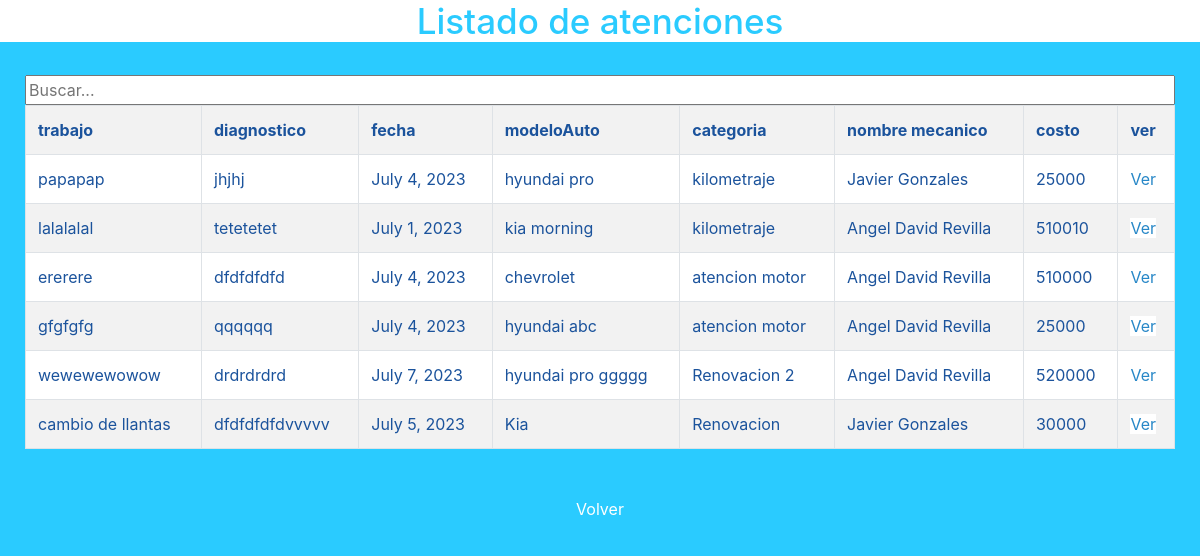
The page /tallerRayo/listado_atenciones_usuario on the database its author committed.
### tallerRayo/models.py (models this page shows, shortened)
class Atencion(models.Model):
     trabajo = models.CharField(primary_key=True, max_length=255)
     diagnostico = models.CharField(max_length=50)
     fecha = models.DateField(max_length=50)
     modeloAuto = models.CharField(max_length=50)
     imagenAuto = models.CharField(max_length=10)
     categoria = models.CharField(max_length=50, blank=True)
     materiales = models.CharField(max_length=500, blank=True)
     nombreMecanico = models.CharField(max_length=45)
     cliente = models.ForeignKey(formularioContacto, on_delete=models.CASCADE)
     rutCliente = models.CharField(max_length=45)
     costo = models.CharField(max_length=40)
     garantia = models.CharField(max_length=30)
     verify = models.CharField(max_length=1, blank=True)

### tallerRayo/views.py (the view)
# urls.py: path('listado_atenciones_usuario', views.listado_atenciones_usuario, name='listado_atenciones_usuario'),
def listado_atenciones_usuario(request):
    atenciones = Atencion.objects.all().order_by('-categoria')
    context = {
        'atenciones': atenciones
    }
    return render(request, 'listado_atenciones_usuario.html', context)

### tallerRayo/templates/listado_atenciones_usuario.html (shortened to what this page needs)
{% load static %}
<!DOCTYPE html>
<html>
  <head content="width=device-width, initial-scale=1.0">
   <link rel="stylesheet" href="https://stackpath.bootstrapcdn.com/bootstrap/4.1.3/css/bootstrap.min.css"
>
    <link rel="stylesheet" href="{% static 'css/css.css' %}">
  </head>
  <body class="bow">
     <div class="cajaTexto">
      <h2><header>Listado de atenciones</header></h2>
     </div>
     <div class="lario3">
        <input type="text" id="busquedaInput" placeholder="Buscar...">
      <table class="table table-bordered table-striped" id="tabla1" style="background-color: white; color: #1b539c;">
        {% if atenciones%}
          <th>trabajo</th>
          <th>diagnostico</th>
          <th>fecha</th>
          <th>modeloAuto</th>
          <th>categoria</th>
          <th>nombre mecanico</th>
          <th>costo</th>
          <th>ver</th>
          {% for x in atenciones%}
            {% if x.verify == '1' %}
            <tr>
              <td>{{ x.trabajo}}</td>
              <td>{{ x.diagnostico}}</td>
              <td>{{ x.fecha}}</td>
              <td>{{ x.modeloAuto}}</td>
              <td>{{ x.categoria}}</td>
              <td>
                {% if x.nombreMecanico == "Juan" %}
                  Angel David Revilla
                {% elif x.nombreMecanico == "María" %}
                  Javier Gonzales
                {% elif x.nombreMecanico == "Pedro" %}
                  Gonzalo Peñaloza
                {% else %}
                  {{ x.nombreMecanico }}
                {% endif %}
              </td>
              <td>{{ x.costo}}</td>
              <td><a class="btn-xs btn-primary" style="padding: 0 !important;" href="{% url 'detalle_trabajo1_mecanica_makween_23' id=x.trabajo %}">Ver</a></td>
            </tr>
            {% endif %}
          {% endfor%}
        {% else %}
        <tr>
          <td>No existen atenciones</td>
        </tr>
        {%endif%}
      </table>
     </div>
      <div class="buttons">
        <center><div class="nav-item">
            <a href="{% url 'cuenta_angel_d_revilla' %}" style="color: white;" type="button" class="login-button btn btn-xs btn-default" title="Log in">
             Volver </a></center>
      </div>
  </body>
</html>

### tallerRayo/static/css/css.css (style rules this page uses)
header { color: #2ACBFF; text-align: center; font-size: 35px; }
.bow { background-color:#2ACBFF; }
.cajaTexto * { background-color: white !important; }
a { color: #2ACBFF; }
.lario3 { display: flex; justify-content: center; padding: 25px; margin:auto; background-color:#2ACBFF; color: white; list-style: none; flex-direction: column; }
.lario3 a { background-color: white; color:#2787c7; width: 70vw; background-clip: padding-box; max-width: 70vw; padding: 20px; }

### rows shown on the page
Atencion: trabajo "papapap", diagnostico "jhjhj", fecha "July 4, 2023", modeloAuto "hyundai pro", categoria "kilometraje", nombreMecanico "Javier Gonzales", costo "25000"
Atencion: trabajo "lalalalal", diagnostico "tetetetet", fecha "July 1, 2023", modeloAuto "kia morning", categoria "kilometraje", nombreMecanico "Angel David Revilla", costo "510010"
Atencion: trabajo "ererere", diagnostico "dfdfdfdfd", fecha "July 4, 2023", modeloAuto "chevrolet", categoria "atencion motor", nombreMecanico "Angel David Revilla", costo "510000"
Atencion: trabajo "gfgfgfg", diagnostico "qqqqqq", fecha "July 4, 2023", modeloAuto "hyundai abc", categoria "atencion motor", nombreMecanico "Angel David Revilla", costo "25000"
Atencion: trabajo "wewewewowow", diagnostico "drdrdrdrd", fecha "July 7, 2023", modeloAuto "hyundai pro ggggg", categoria "Renovacion 2", nombreMecanico "Angel David Revilla", costo "520000"
Atencion: trabajo "cambio de llantas", diagnostico "dfdfdfdfdvvvvv", fecha "July 5, 2023", modeloAuto "Kia", categoria "Renovacion", nombreMecanico "Javier Gonzales", costo "30000"
